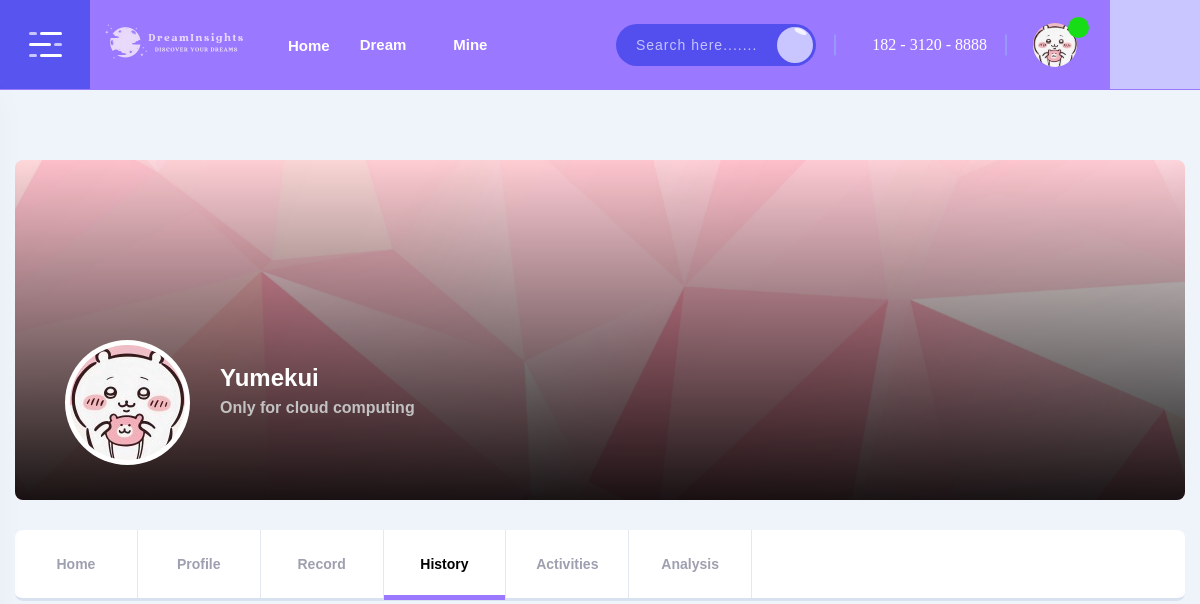
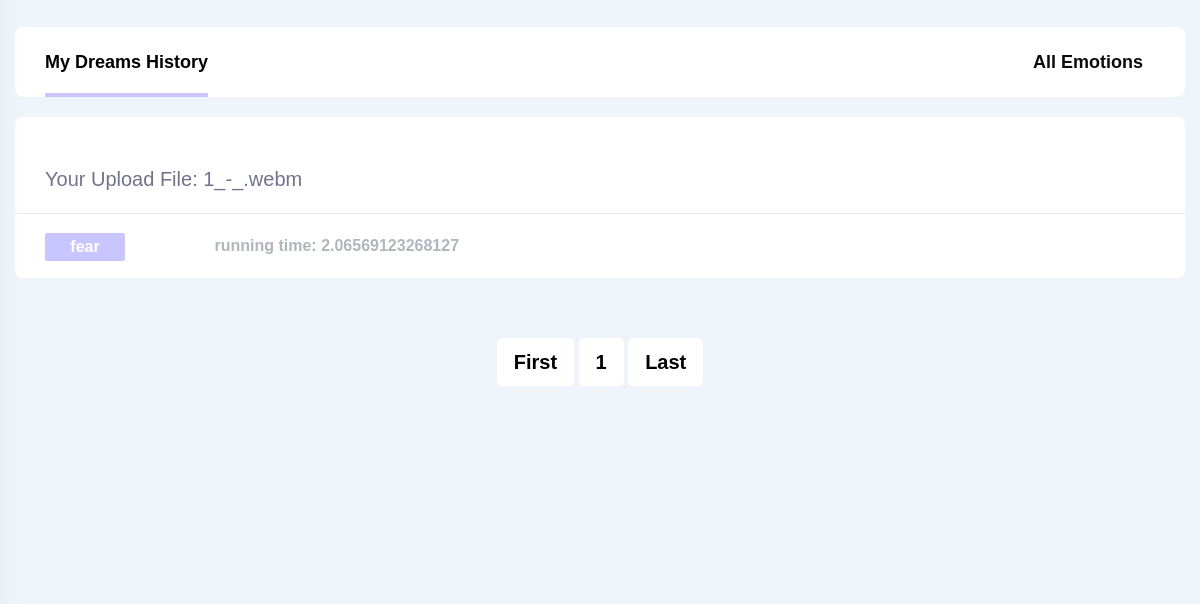
The page /my_dream (upper part) on the database as committed earlier (2 pictures, top to bottom).
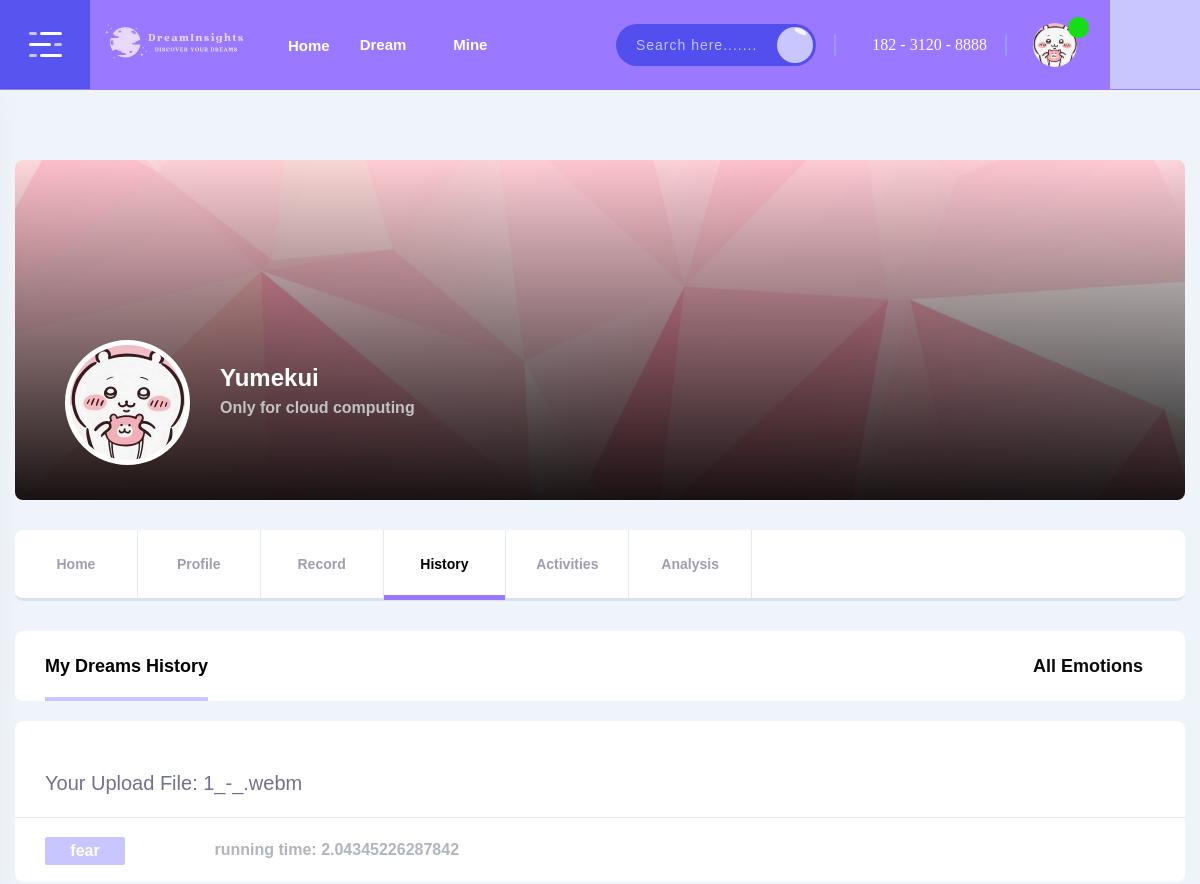
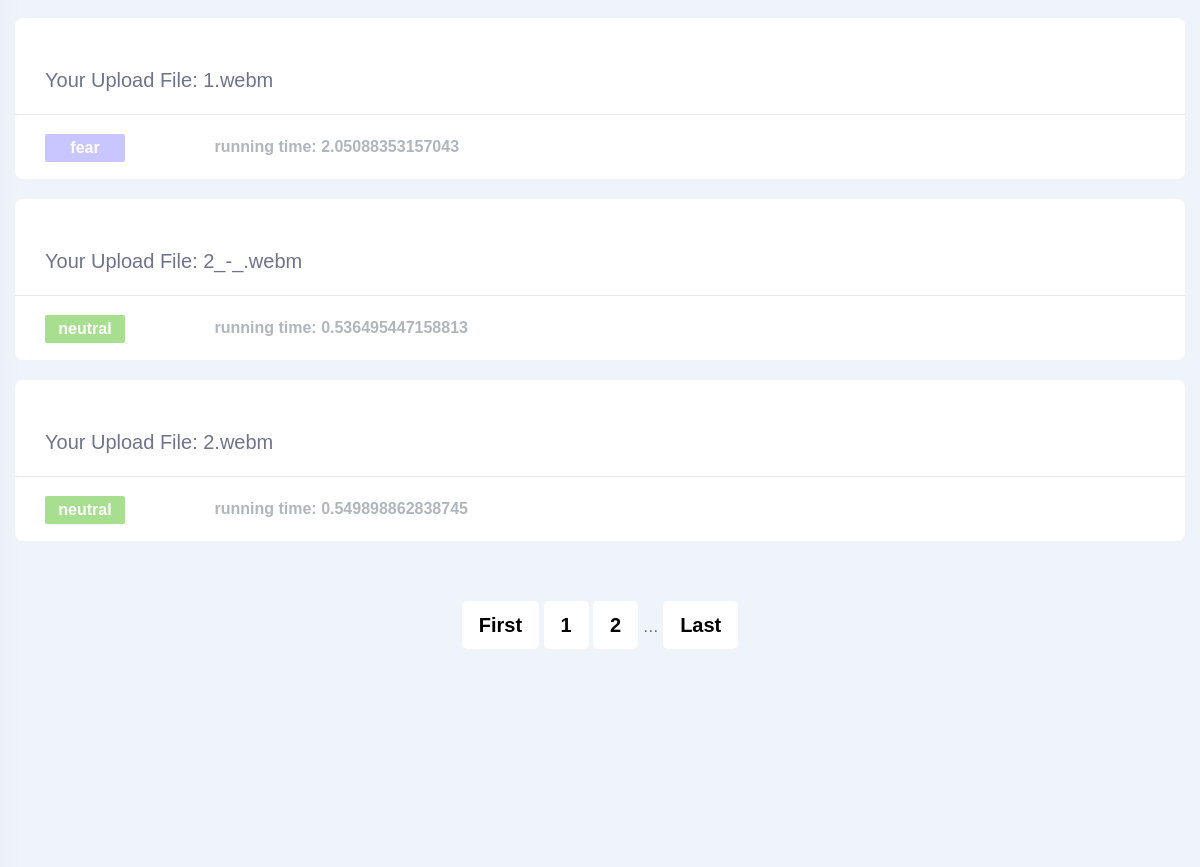
The same page on the database as committed later (2 pictures, top to bottom).
### models.py (models this page shows, shortened)
class DreamModel(db.Model):
    __tablename__ = 'dream'
    id = db.Column(db.Integer, primary_key=True, autoincrement=True)
    audio = db.Column(db.String(500), nullable=True)
    tag = db.Column(db.String(100), nullable=False)
    run_time = db.Column(db.String(100), nullable=False)

### app.py (the view)
@app.route("/my_dream")
def my_dream():
    page_all = request.args.get("page_all", 1, type=int)
    dreams = DreamModel.query.filter_by().paginate(page=page_all, per_page=4)
    return render_template("my_dream_list.html", dreams=dreams, pagination=dreams)

### templates/my_dream_list.html (shortened to what this page needs)
{% import "_macros2.html" as macros %}
<head>
    <link rel="stylesheet" href="../static/css/bootstrap.min.css">
    <link rel="stylesheet" href="../static/css/icofont.min.css">
    <link rel="stylesheet" href="../static/css/slick.css">
    <link rel="stylesheet" href="../static/css/slick-theme.css">
    <link rel="stylesheet" href="../static/css/magnific-popup.css">
    <link rel="stylesheet" href="../static/css/sal.css" type="text/css">
    <link rel="stylesheet" href="../static/css/select2.min.css" type="text/css">
    <link rel="stylesheet" href="../static/css/app.css">
    <link href="../static/css/css2.css" rel="stylesheet">
</head>
<body class="bg-link-water">
<div id="wrapper" class="wrapper">
    {% extends "common/base.html" %}
    {% block content %}
        <div class="page-content">
            <div class="container">
                <div class="banner-user banner-forum">
                    <div class="banner-content">
                        <div class="media">
                            <div class="item-img">
                                <img src="../static/picture/chiikawa.jpg" style="width: 115px; height: 115px" alt="Default" id="user-image" >
                            </div>
                            <div class="media-body">
                                <h3 class="item-title">Yumekui</h3>
                                <div class="item-subtitle">Only for cloud computing</div>
                            </div>
                        </div>
                    </div>
                </div>
                <div class="block-box user-top-header">
                    <ul class="menu-list">
                        <li><a>Home</a></li>
                        <li><a>Profile</a></li>
                        <li><a href="{{ url_for('hello_world') }}">Record</a></li>
                        <li class="active"><a>History</a></li>
                        <li><a>Activities</a></li>
                        <li><a>Analysis</a></li>
                        <li></li>
                    </ul>
                </div>
                <div class="row">
                    <div class="col-lg-12">
                        <div class="block-box user-timeline-header">
                            <ul class="menu-list d-none d-md-block" style="font-size: 18px">
                                <li><a class="active">My Dreams History</a></li>
                            </ul>
                            <div class="header-dropdown" style="font-size: 18px">
                                <label style="color: #0b0b0b">All Emotions</label>
                            </div>
                        </div>
                            {% for post in pagination.items %}
                                <div class="block-box post-view">
                                    <div class="post-header">
                                    </div>
                                    <div class="post-body">
                                        <p style="font-size:20px;">Your Upload File: {{ post.audio }}</p>
                                    </div>
                                    <div class="post-footer">
                                        <ul>
                                            <li class="tag">
                                                {% if post.tag == 'happy' %}
                                                    <div class="entry-category"
                                                         style="background-color: #FACA82;color: #ffffff;font-size: 16px;font-weight: 600;padding: 0 12px; width:80px; text-align: center; border-radius: 2px;margin-right: 2px;margin-bottom: 14px;">{{ post.tag }}</div>
                                                {% elif post.tag == 'neutral' %}
                                                    <div class="entry-category"
                                                         style="background-color: #a7de8f;color: #ffffff;font-size: 16px;font-weight: 600;padding: 0 12px; width:80px; text-align: center; border-radius: 2px;margin-right: 2px;margin-bottom: 14px;">{{ post.tag }}</div>
                                                {% elif post.tag == 'sad' %}
                                                    <div class="entry-category"
                                                         style="background-color: #9DD6FF;color: #ffffff;font-size: 16px;font-weight: 600;padding: 0 12px; width:80px; text-align: center; border-radius: 2px;margin-right: 2px;margin-bottom: 14px;">{{ post.tag }}</div>
                                                {% elif post.tag == 'fear' %}
                                                    <div class="entry-category"
                                                         style="background-color: #c9c6ff;color: #ffffff;font-size: 16px;font-weight: 600;padding: 0 12px; width:80px; text-align: center; border-radius: 2px;margin-right: 2px;margin-bottom: 14px;">{{ post.tag }}</div>
                                                {% elif post.tag == 'angry' %}
                                                    <div class="entry-category"
                                                         style="background-color: #FF8686;color: #ffffff;font-size: 16px;font-weight: 600;padding: 0 12px; width:80px; text-align: center; border-radius: 2px;margin-right: 2px;margin-bottom: 14px;">{{ post.tag }}</div>
                                                {% endif %}
                                            </li>
                                            <li class="post-share">
                                                <a class="share-btn" style="font-size:16px;"><i
                                                        class="icofont-clock-time"></i>running time: {{ post.run_time }}</a>
                                            </li>
                                        </ul>
                                    </div>
                                </div>
                            {% endfor %}
                            {% if pagination.total > 0 %}
                            <div class="pagination">
                                {{ macros.pagination_widget(pagination, '.my_dream',page_arg='page_all') }}
                            </div>
                            {% endif %}
                    </div>
                </div>
            </div>
        </div>
        </div>
    {% endblock %}

### templates/_macros2.html (shortened to what this page needs)
{% macro pagination_widget(pagination, endpoint, page_arg='page', dream_id='dream_id') %}
    <div class="row">
        <div class="col-lg-12 col-md-12">
            <div class="pagination text-center">
                <ul class="pagination-list">
                    {% if pagination.page == 1 %}
                        <li class="active"><a href="{{ url_for(endpoint, **{page_arg: 1, 'dream_id': dream_id}) }}">First</a></li>
                    {% else %}
                        <li><a href="{{ url_for(endpoint, **{page_arg: 1, 'dream_id': dream_id}) }}">First</a></li>
                    {% endif %}
                    {% set start_page = pagination.page - 1 if pagination.page > 1 else pagination.page %}
                    {% set end_page = pagination.page + 1 if pagination.page < pagination.pages else pagination.page %}
                    {% for p in range(start_page, end_page + 1) %}
                        {% if p == pagination.page %}
                            <li class="active"><a href="{{ url_for(endpoint, **{page_arg: p, 'dream_id': dream_id}) }}">{{ p }}</a></li>
                        {% else %}
                            <li><a href="{{ url_for(endpoint, **{page_arg: p, 'dream_id': dream_id}) }}">{{ p }}</a></li>
                        {% endif %}
                    {% endfor %}
                    {% if pagination.page < pagination.pages - 1 %}
                        <li><span>&hellip;</span></li>
                    {% endif %}
                    {% if pagination.page == pagination.pages %}
                        <li class="active"><a href="{{ url_for(endpoint, **{page_arg: pagination.pages, 'dream_id': dream_id}) }}">Last</a></li>
                    {% else %}
                        <li><a href="{{ url_for(endpoint, **{page_arg: pagination.pages, 'dream_id': dream_id}) }}">Last</a></li>
                    {% endif %}
                </ul>
            </div>
        </div>
    </div>
{% endmacro %}

### templates/common/base.html (shortened to what this page needs)
<!DOCTYPE html>
<html>
    <head>
        {% block css %}
        <link href="{{ url_for('static', filename='css/bootstrap.min.css') }}" rel="stylesheet">
        <link href="{{ url_for('static', filename='css/icofont.min.css') }}" rel="stylesheet">
        <link href="{{ url_for('static', filename='css/slick.css') }}" rel="stylesheet">
        <link href="{{ url_for('static', filename='css/slick-theme.css') }}" rel="stylesheet">
        <link href="{{ url_for('static', filename='css/magnific-popup.css') }}" rel="stylesheet">
        <link href="{{ url_for('static', filename='css/sal.css') }}" rel="stylesheet" type="text/css">
        <link href="{{ url_for('static', filename='css/select2.min.css') }}" rel="stylesheet" type="text/css">
        <link href="{{ url_for('static', filename='css/app.css') }}" rel="stylesheet">
        <link href="{{ url_for('static', filename='css/css2.css') }}" rel="stylesheet">
        {% endblock %}
    </head>
    <body>
        {% include "common/header.html" %}
                {% block content %}{% endblock %}
    </body>
</html>

### templates/common/header.html (shortened to what this page needs)
<header class="fixed-header">
    <div class="header-menu">
        <div class="navbar">
            <div class="nav-item d-none d-sm-block">
                <div class="header-logo">
                    <a><img src="/static/picture/logo_minimini.png" alt="Cirkle"></a>
                </div>
            </div>
            <div class="nav-item nav-top-menu">
                <nav id="dropdown" class="template-main-menu">
                    <ul class="menu-content">
                        <li class="header-nav-item">
                            <a class="menu-link active">Home</a>
                        </li>
                        <li class="header-nav-item">
                            <a class="menu-link have-sub">Dream</a>
                        </li>
                        <li class="header-nav-item">
                            <a href="#" class="menu-link have-sub">Mine</a>
                        </li>
                    </ul>
                </nav>
            </div>
            <div class="nav-item header-control">
                    <div class="inline-item d-none d-md-block">
                        <div class="input-group">
                            <input type="text" name="search" class="form-control" placeholder="Search here.......">
                            <div class="input-group-append">
                                <button class="submit-btn" type="submit"><i class="icofont-search"></i></button>
                            </div>
                        </div>
                    </div>
                <div class="inline-item d-flex align-items-center">
                    <a style="color: white"><i class="icofont-phone"> 182 - 3120 - 8888</i></a>
                </div>
                <div class="inline-item">
                    <div class="dropdown dropdown-admin">
                        <button class="dropdown-toggle" type="button" data-toggle="dropdown" aria-expanded="false">
                            <span class="media">
                                <span class="item-img">
                                    <img src="/static/picture/chiikawa.jpg" style="width: 44px; height: 44px" alt="Chat">
                                    <span class="acc-verified"><i class="icofont-check"></i></span>
                                </span>
                            </span>
                        </button>
                    </div>
                </div>
            </div>
        </div>
    </div>
</header>
<div class="fixed-sidebar">
    <div class="fixed-sidebar-left small-sidebar">
        <div class="sidebar-toggle">
            <button class="toggle-btn toggler-open">
                <span></span>
                <span></span>
                <span></span>
            </button>
        </div>
    </div>
</div>
<div class="fixed-sidebar right">
    <div class="fixed-sidebar-right small-sidebar">
        <div class="sidebar-toggle" id="chat-head-toggle">
            <a>
            <button class="chat-icon">
                <i class="icofont-speech-comments"></i>
            </button>
            </a>
        </div>
    </div>
</div>

Rows that differ between the two databases and show on the page:
changed DreamModel "1_-_.webm": run_time "2.06569123268127" → "2.04345226287842"
added DreamModel: audio "1.webm", tag "fear", run_time "2.05088353157043"
added DreamModel: audio "2_-_.webm", tag "neutral", run_time "0.536495447158813"
added DreamModel: audio "2.webm", tag "neutral", run_time "0.549898862838745"
Other text that changed with them:
new list line: "2"
